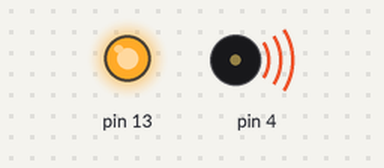
A sketch run on a simulated Arduino Uno, built with avr-gcc and run on an emulated ATmega328P. On the bench: output pins drawn as LEDs (lit = HIGH), buzzer (waves = sounding).

Above: at 0.2 s.
At 5.0 s:
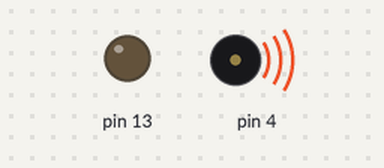
Timing chart, 0 to 6.3 s (numbered marks = the images above):
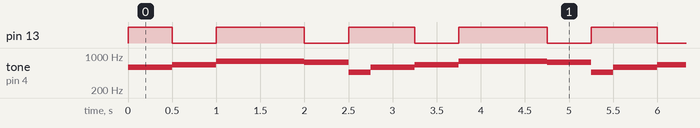

Measured:
- by itself, pin 13: repeats every 2.8 s: LOW 0.50 s, HIGH 1.0 s, LOW 0.50 s, HIGH 0.75 s
- by itself, tone on pin 4: repeats every 2.8 s: 659 Hz 0.50 s, 783 Hz 1.0 s, 740 Hz 0.50 s, 466 Hz 0.25 s, 587 Hz 0.50 s

The sketch:

sketch_nov27a.ino
```cpp
void setup() {
  // put your setup code here, to run once:
pinMode(13,OUTPUT);
Serial.begin(9600);

}

void loop() {
  // put your main code here, to run repeatedly:
  digitalWrite(13,HIGH);
  tone(4,587,500);
  delay(500);
  digitalWrite(13,LOW);
  tone(4,659,500);
  delay(500);
  digitalWrite(13,HIGH);
  tone(4,783,1000);
  delay(1000);
  digitalWrite(13,LOW);
  tone(4,740,500);
  delay(500);
  digitalWrite(13,HIGH);
  tone(4,466,250);
  delay(250);


}
```
